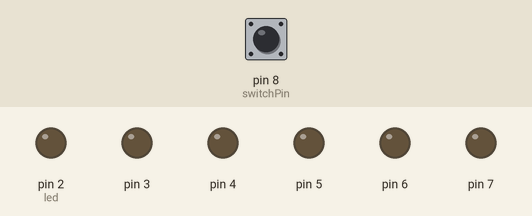
A sketch run on a simulated Arduino Uno, built with avr-gcc and run on an emulated ATmega328P. On the bench: output pins drawn as LEDs (lit = HIGH). The test bench sets the inputs (shaded band); at power-on: pin 8 (switchPin) LOW.

Above: at 1.2 s.
1.3 s: pin 8 (switchPin) pulled HIGH for 1 s
At 2.7 s:
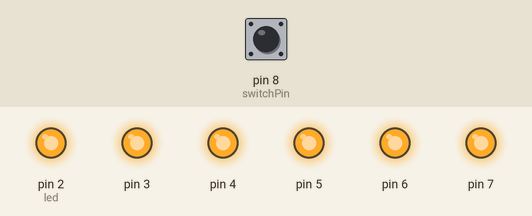
5.3 s: pin 8 (switchPin) pulled HIGH for 0.15 s
At 7.0 s:
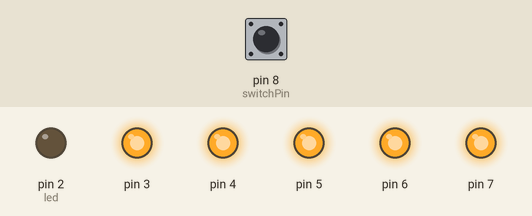
8.4 s: pin 8 (switchPin) pulled HIGH for 3.2 s
At 10.0 s:
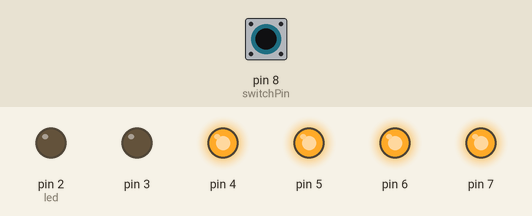
Timing chart, 0 to 17.1 s (numbered marks = the images above; inputs shaded):
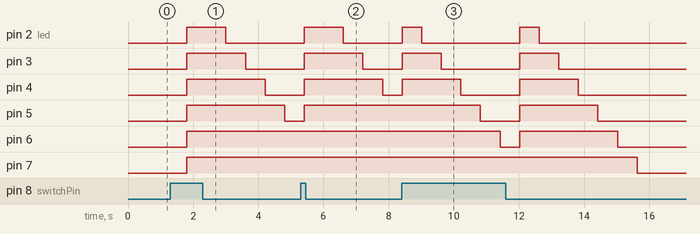

The sketch:

Hourglass_test.ino
```cpp
/*
  Arduino Starter Kit example
 Project 8  - Digital Hourglass

 This sketch is written to accompany Project 8 in the
 Arduino Starter Kit

 Parts required:
 10 kilohm resistor
 six 220 ohm resistors
 six LEDs
 tilt switch

 Created 13 September 2012
 by Scott Fitzgerald

 http://arduino.cc/starterKit

 This example code is part of the public domain
 */

// named constant for the switch pin
const int switchPin = 8;

unsigned long previousTime = 0; // store the last time an LED was updated
int switchState = 0; // the current switch state
int prevSwitchState = 0; // the previous switch state
int led = 2; // a variable to refer to the LEDs

// 600000 = 10 minutes in milliseconds
long interval = 600; // interval at which to light the next LED

void setup() {
  // set the LED pins as outputs
  for(int x = 2;x<8;x++){
    pinMode(x, OUTPUT);
  }
  // set the tilt switch pin as input
  pinMode(switchPin, INPUT);
}

void loop(){
  // store the time since the Arduino started running in a variable
  unsigned long currentTime = millis();
int Buttonstate = digitalRead (switchPin);
   if (Buttonstate = LOW);
  // compare the current time to the previous time an LED turned on
  // if it is greater than your interval, run the if statement
  if(currentTime - previousTime > interval) {
    // save the current time as the last time you changed an LED
    previousTime = currentTime;
    // Turn the LED on
    digitalWrite(led, LOW);
    // increment the led variable
    // in 10 minutes the next LED will light up
    led++;


  // read the switch value
  switchState = digitalRead(switchPin);

  // if the switch has changed
  if(switchState != prevSwitchState){
    // turn all the LEDs HIGH
    for(int x = 2;x<8;x++){
      digitalWrite(x, HIGH);
    }

    // reset the LED variable to the first one
    led = 2;

    //reset the timer
    previousTime = currentTime;
  }
  // set the previous switch state to the current state
  prevSwitchState = switchState;
  }}
```

Measured:
- after the input at 1.3 s, pin 2 (led): LOW → HIGH after 0.50 s, → LOW 1.2 s later; pin 3: LOW → HIGH after 0.50 s, → LOW 1.8 s later; pin 4: LOW → HIGH after 0.50 s, → LOW 2.4 s later; pin 5: LOW → HIGH after 0.50 s, → LOW 3.0 s later; pin 6, pin 7: LOW → HIGH after 0.50 s
- after the input at 5.3 s, pin 2 (led): LOW → HIGH after 0.11 s, → LOW 1.2 s later; pin 3: LOW → HIGH after 0.11 s, → LOW 1.8 s later; pin 4: LOW → HIGH after 0.11 s, → LOW 2.4 s later; pin 5: LOW → HIGH after 0.11 s; pin 6: stays HIGH (without the input it goes to LOW after 0.11 s)
- after the input at 8.4 s, pin 2 (led): alternates HIGH for 0.60 s and LOW for 3.0 s, 4 changes in all, then stays LOW, starting at once; pin 3: alternates HIGH for 1.2 s and LOW for 2.4 s, 4 changes in all, then stays LOW, starting at once
